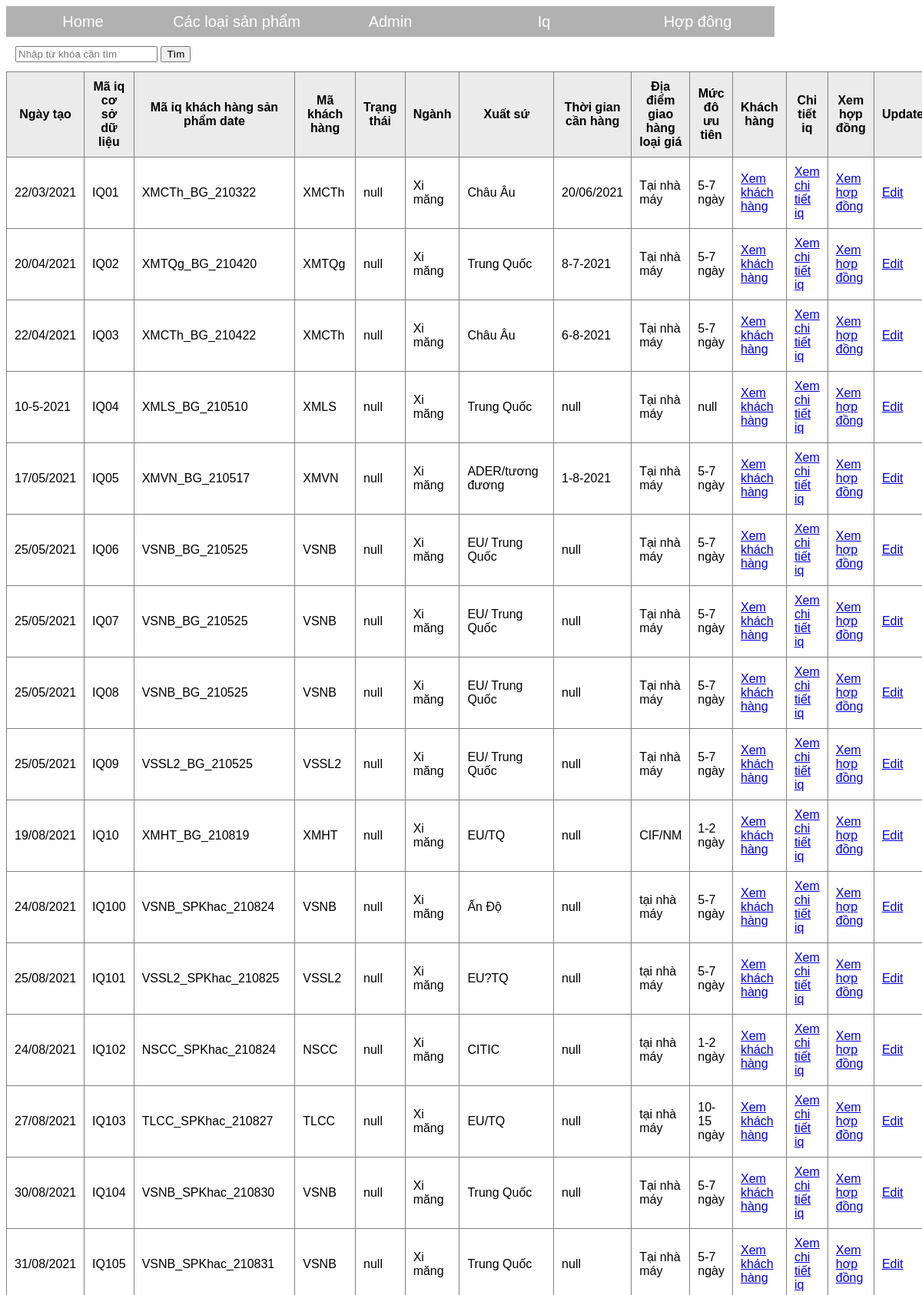
/iq.php (upper part), run on the app's committed database.
### tables this page shows
CREATE TABLE `iq` (
  `ngaytao` varchar(255) NOT NULL,
  `maiqcsdl` varchar(255) NOT NULL,
  `maiqkhspdate` varchar(255) NOT NULL,
  `makh` varchar(255) NOT NULL,
  `trangthai` varchar(255) NOT NULL,
  `nganh` varchar(255) NOT NULL,
  `xuatsu` varchar(255) NOT NULL,
  `thoigiancanhang` varchar(255) NOT NULL,
  `điaiemgiaohangloaigia` varchar(255) NOT NULL,
  `mucdouutien` varchar(255) NOT NULL
);

### iq.php (the view, shortened to what this page needs)
<?php
    $conn = mysqli_connect("localhost", "root", "", "dataapp3") or die("Không kết nối được cơ sở dữ liệu");
    if (isset($_GET['q']) && !empty($_GET['q'])) {
        $keyword = $_GET['q'];
        $sql = "SELECT * FROM iq WHERE ngaytao LIKE '%$keyword%' OR maiqcsdl LIKE '%$keyword%' OR maiqkhspdate LIKE '%$keyword%' OR makh LIKE '%$keyword%' OR trangthai LIKE '%$keyword%' OR nganh LIKE '%$keyword%' OR xuatsu LIKE '%$keyword%'";
    }else{
        $sql = "SELECT * FROM iq";
    }
    $result = mysqli_query($conn, $sql);
?>
<!DOCTYPE html>
<html>
<head>
    <link rel="stylesheet" type="text/css" href="style.css">
</head>
<body>
          <ul>
        <li><a href="index.php">Home</a></li>
        <li><a href="">Các loại sản phẩm</a>
        </li>
        <li><a href="">Admin</a>
        </li>
        <li><a href="iq.php">Iq</a></li>
        <li><a href="hopdong.php">Hợp đông</a></li>
    </ul>
    <table class="search-form" cellpadding="10">
        <tr>
            <td>
                <form action="" method="get">
                    <input type="text" name="q" placeholder="Nhập từ khóa cần tìm" value="<?php if(isset($_GET['q']))?>" />
                    <input type="submit" value="Tìm">
                </form>
            </td>
        </tr>
    </table>
    <table class="list" border="1" cellpadding="10">
          <tr>
            <th>Ngày tạo</th>
            <th>Mã iq cơ sở dữ liệu</th>
            <th>Mã iq khách hàng sản phẩm date</th>
            <th>Mã khách hàng</th>
            <th>Trạng thái</th>
            <th>Ngành</th>
            <th>Xuất sứ</th>
            <th>Thời gian cần hàng</th>
            <th>Địa điểm giao hàng loại giá</th>
            <th>Mức đô ưu tiên</th>
            <th>Khách hàng</th>
            <th>Chi tiết iq</th>
            <th>Xem hợp đồng</th>
            <th>Update</th>
        </tr>
        <?php
           while ($row = mysqli_fetch_assoc($result)) {
            ?>
        <tr>
            <td><?php echo $row['ngaytao']; ?></td>
            <td><?php echo $row['maiqcsdl']; ?></td>
            <td><?php echo $row['maiqkhspdate']; ?></td>
            <td><?php echo $row['makh']; ?></td>
            <td><?php echo $row['trangthai']; ?></td>
            <td><?php echo $row['nganh']; ?></td>
            <td><?php echo $row['xuatsu']; ?></td>
            <td><?php echo $row['thoigiancanhang']; ?></td>
            <td><?php echo $row['điaiemgiaohangloaigia']; ?></td>
            <td><?php echo $row['mucdouutien']; ?></td>
            <form action="" method="get">
            <td><a href="./chiTietkhachhang.php?idKH=<?php echo  $row['makh'] ?>" >Xem khách hàng</a></td>
        </form>
        <form action="" method="get">
            <td><a href="./chiTietiq.php?idiq=<?php echo  $row['maiqcsdl'] ?>" >Xem chi tiết iq</a></td>
        </form>
                  <form action="" method="get">
            <td><a href="./hopdong.php?idhd=<?php echo  $row['makh'] ?>" >Xem hợp đồng</a></td>
        </form>
        <td><a href="edit_user.php?id=<?php echo $row['maiqcsdl']; ?>">Edit</a></td>
        </tr>
    <?php } ?>
    </table>
</body>
</html>

### style.css (style rules this page uses)
body { background: url(); background-size: cover; font-family: arial; }
ul { margin: 0; padding: 0; list-style: none; }
ul li { float: left; width: 200px; height: 40px; background-color: darkgrey; opacity: .9; line-height: 40px; text-align: center; font-size: 20px; }
ul li a { text-decoration: none; color: white; display: block; }

### iq.php (style rules this page uses)
.list { border-collapse: collapse; }
.list tr th { background: #ebebeb; }

### data on the page
iq: ngaytao "22/03/2021", maiqcsdl "IQ01", maiqkhspdate "XMCTh_BG_210322", makh "XMCTh", trangthai "null", nganh "Xi măng", xuatsu "Châu Âu", thoigiancanhang "20/06/2021", điaiemgiaohangloaigia "Tại nhà máy", mucdouutien "5-7 ngày"
iq: ngaytao "20/04/2021", maiqcsdl "IQ02", maiqkhspdate "XMTQg_BG_210420", makh "XMTQg", trangthai "null", nganh "Xi măng", xuatsu "Trung Quốc", thoigiancanhang "8-7-2021", điaiemgiaohangloaigia "Tại nhà máy", mucdouutien "5-7 ngày"
iq: ngaytao "22/04/2021", maiqcsdl "IQ03", maiqkhspdate "XMCTh_BG_210422", makh "XMCTh", trangthai "null", nganh "Xi măng", xuatsu "Châu Âu", thoigiancanhang "6-8-2021", điaiemgiaohangloaigia "Tại nhà máy", mucdouutien "5-7 ngày"
iq: ngaytao "10-5-2021", maiqcsdl "IQ04", maiqkhspdate "XMLS_BG_210510", makh "XMLS", trangthai "null", nganh "Xi măng", xuatsu "Trung Quốc", thoigiancanhang "null", điaiemgiaohangloaigia "Tại nhà máy", mucdouutien "null"
iq: ngaytao "17/05/2021", maiqcsdl "IQ05", maiqkhspdate "XMVN_BG_210517", makh "XMVN", trangthai "null", nganh "Xi măng", xuatsu "ADER/tương đương", thoigiancanhang "1-8-2021", điaiemgiaohangloaigia "Tại nhà máy", mucdouutien "5-7 ngày"
iq: ngaytao "25/05/2021", maiqcsdl "IQ06", maiqkhspdate "VSNB_BG_210525", makh "VSNB", trangthai "null", nganh "Xi măng", xuatsu "EU/ Trung Quốc", thoigiancanhang "null", điaiemgiaohangloaigia "Tại nhà máy", mucdouutien "5-7 ngày"
iq: ngaytao "25/05/2021", maiqcsdl "IQ07", maiqkhspdate "VSNB_BG_210525", makh "VSNB", trangthai "null", nganh "Xi măng", xuatsu "EU/ Trung Quốc", thoigiancanhang "null", điaiemgiaohangloaigia "Tại nhà máy", mucdouutien "5-7 ngày"
iq: ngaytao "25/05/2021", maiqcsdl "IQ08", maiqkhspdate "VSNB_BG_210525", makh "VSNB", trangthai "null", nganh "Xi măng", xuatsu "EU/ Trung Quốc", thoigiancanhang "null", điaiemgiaohangloaigia "Tại nhà máy", mucdouutien "5-7 ngày"
iq: ngaytao "25/05/2021", maiqcsdl "IQ09", maiqkhspdate "VSSL2_BG_210525", makh "VSSL2", trangthai "null", nganh "Xi măng", xuatsu "EU/ Trung Quốc", thoigiancanhang "null", điaiemgiaohangloaigia "Tại nhà máy", mucdouutien "5-7 ngày"
iq: ngaytao "19/08/2021", maiqcsdl "IQ10", maiqkhspdate "XMHT_BG_210819", makh "XMHT", trangthai "null", nganh "Xi măng", xuatsu "EU/TQ", thoigiancanhang "null", điaiemgiaohangloaigia "CIF/NM", mucdouutien "1-2 ngày"
iq: ngaytao "24/08/2021", maiqcsdl "IQ100", maiqkhspdate "VSNB_SPKhac_210824", makh "VSNB", trangthai "null", nganh "Xi măng", xuatsu "Ấn Độ", thoigiancanhang "null", điaiemgiaohangloaigia "tại nhà máy", mucdouutien "5-7 ngày"
iq: ngaytao "25/08/2021", maiqcsdl "IQ101", maiqkhspdate "VSSL2_SPKhac_210825", makh "VSSL2", trangthai "null", nganh "Xi măng", xuatsu "EU?TQ", thoigiancanhang "null", điaiemgiaohangloaigia "tại nhà máy", mucdouutien "5-7 ngày"
iq: ngaytao "24/08/2021", maiqcsdl "IQ102", maiqkhspdate "NSCC_SPKhac_210824", makh "NSCC", trangthai "null", nganh "Xi măng", xuatsu "CITIC", thoigiancanhang "null", điaiemgiaohangloaigia "tại nhà máy", mucdouutien "1-2 ngày"
iq: ngaytao "27/08/2021", maiqcsdl "IQ103", maiqkhspdate "TLCC_SPKhac_210827", makh "TLCC", trangthai "null", nganh "Xi măng", xuatsu "EU/TQ", thoigiancanhang "null", điaiemgiaohangloaigia "tại nhà máy", mucdouutien "10-15 ngày"
iq: ngaytao "30/08/2021", maiqcsdl "IQ104", maiqkhspdate "VSNB_SPKhac_210830", makh "VSNB", trangthai "null", nganh "Xi măng", xuatsu "Trung Quốc", thoigiancanhang "null", điaiemgiaohangloaigia "Tại nhà máy", mucdouutien "5-7 ngày"
iq: ngaytao "31/08/2021", maiqcsdl "IQ105", maiqkhspdate "VSNB_SPKhac_210831", makh "VSNB", trangthai "null", nganh "Xi măng", xuatsu "Trung Quốc", thoigiancanhang "null", điaiemgiaohangloaigia "Tại nhà máy", mucdouutien "5-7 ngày"
